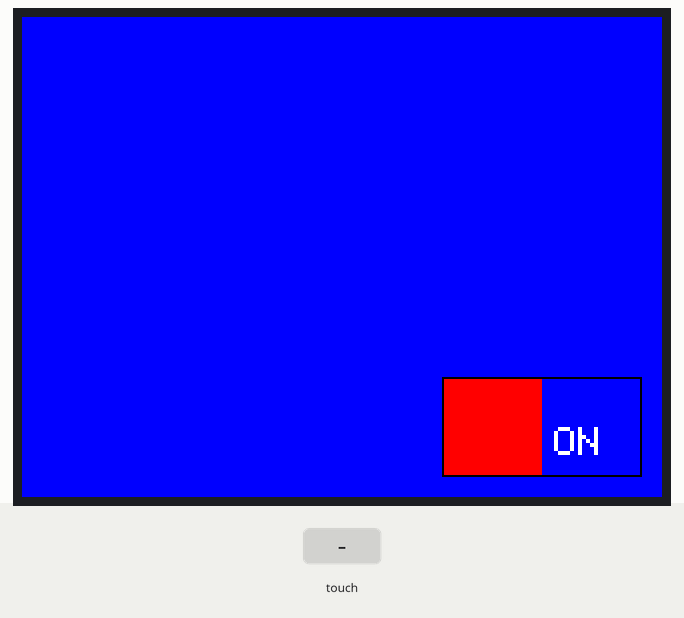
The sketch below on a simulated Arduino Uno, built with avr-gcc and run on an emulated ATmega328P. Parts: 320×240 colour display. The inputs (shaded band) are chosen by the test bench. What the sketch prints to the serial monitor is not drawn.

Above: at 1.4 s.
1.5 s: touch panel pressed at 13 % / 90 % of its raw x / y range
At 2.1 s:
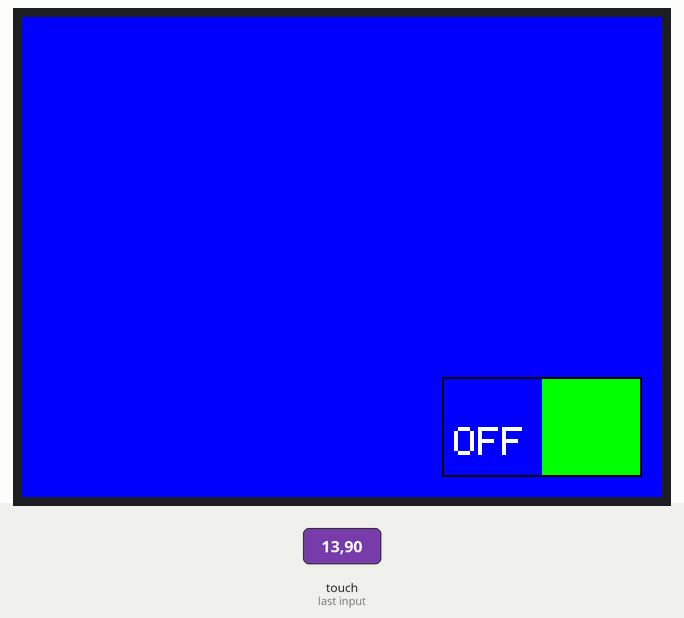
3.0 s: touch panel pressed at 13 % / 70 % of its raw x / y range
At 3.3 s:
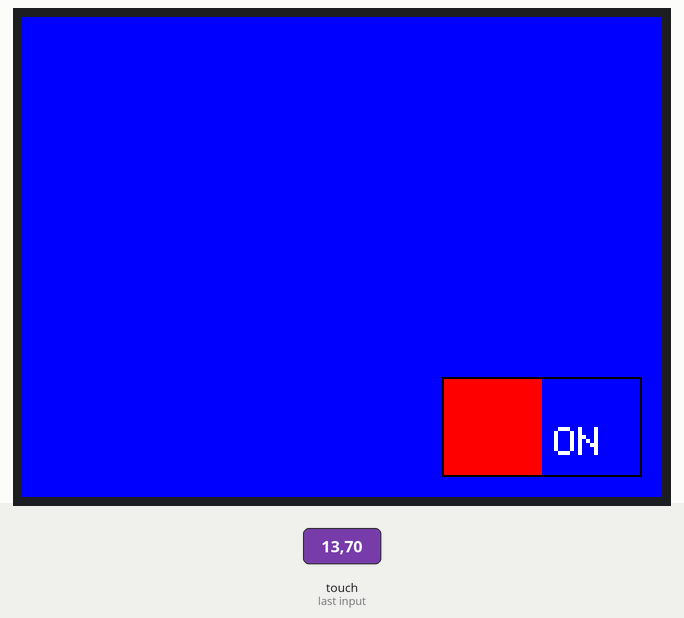
Timing chart, 0 to 6.0 s (numbered marks = the images above; inputs shaded):
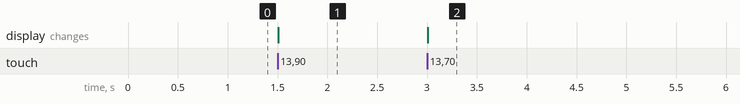

Measured:
- after the input at 1.5 s, the display: changes at once (image 1)
- after the input at 3.0 s, the display: changes at once (image 2)

The sketch:

onoffbutton.ino
```cpp
//This example implements a simple sliding On/Off button. The example
// demonstrates drawing and touch operations.
//
//Thanks to Adafruit forums member Asteroid for the original sketch!
//
#include <Adafruit_GFX_AS.h>
#include <SPI.h>
#include <Adafruit_ILI9341_STM.h>
#include <Adafruit_STMPE610.h>

// This is calibration data for the raw touch data to the screen coordinates
#define TS_MINX 150
#define TS_MINY 130
#define TS_MAXX 3800
#define TS_MAXY 4000

#define STMPE_CS 8
Adafruit_STMPE610 ts = Adafruit_STMPE610(STMPE_CS);
#define TFT_CS 10
#define TFT_DC 9
Adafruit_ILI9341_STM tft = Adafruit_ILI9341_STM(TFT_CS, TFT_DC);

boolean RecordOn = false;

#define FRAME_X 210
#define FRAME_Y 180
#define FRAME_W 100
#define FRAME_H 50

#define REDBUTTON_X FRAME_X
#define REDBUTTON_Y FRAME_Y
#define REDBUTTON_W (FRAME_W/2)
#define REDBUTTON_H FRAME_H

#define GREENBUTTON_X (REDBUTTON_X + REDBUTTON_W)
#define GREENBUTTON_Y FRAME_Y
#define GREENBUTTON_W (FRAME_W/2)
#define GREENBUTTON_H FRAME_H

void drawFrame()
{
  tft.drawRect(FRAME_X, FRAME_Y, FRAME_W, FRAME_H, ILI9341_BLACK);
}

void redBtn()
{
  tft.fillRect(REDBUTTON_X, REDBUTTON_Y, REDBUTTON_W, REDBUTTON_H, ILI9341_RED);
  tft.fillRect(GREENBUTTON_X, GREENBUTTON_Y, GREENBUTTON_W, GREENBUTTON_H, ILI9341_BLUE);
  drawFrame();
  tft.setCursor(GREENBUTTON_X + 6 , GREENBUTTON_Y + (GREENBUTTON_H/2));
  tft.setTextColor(ILI9341_WHITE);
  tft.setTextSize(2);
  tft.println("ON");
  RecordOn = false;
}

void greenBtn()
{
  tft.fillRect(GREENBUTTON_X, GREENBUTTON_Y, GREENBUTTON_W, GREENBUTTON_H, ILI9341_GREEN);
  tft.fillRect(REDBUTTON_X, REDBUTTON_Y, REDBUTTON_W, REDBUTTON_H, ILI9341_BLUE);
  drawFrame();
  tft.setCursor(REDBUTTON_X + 6 , REDBUTTON_Y + (REDBUTTON_H/2));
  tft.setTextColor(ILI9341_WHITE);
  tft.setTextSize(2);
  tft.println("OFF");
  RecordOn = true;
}

void setup(void)
{
  Serial.begin(9600);
  tft.begin();
  if (!ts.begin()) {
    Serial.println("Unable to start touchscreen.");
  }
  else {
    Serial.println("Touchscreen started.");
  }

  tft.fillScreen(ILI9341_BLUE);
  // origin = left,top landscape (USB left upper)
  tft.setRotation(1);
  redBtn();
}

void loop()
{
  // See if there's any  touch data for us
  if (!ts.bufferEmpty())
  {
    // Retrieve a point
    TS_Point p = ts.getPoint();
    // Scale using the calibration #'s
    // and rotate coordinate system
    p.x = map(p.x, TS_MINY, TS_MAXY, 0, tft.height());
    p.y = map(p.y, TS_MINX, TS_MAXX, 0, tft.width());
    int y = tft.height() - p.x;
    int x = p.y;

    if (RecordOn)
    {
      if((x > REDBUTTON_X) && (x < (REDBUTTON_X + REDBUTTON_W))) {
        if ((y > REDBUTTON_Y) && (y <= (REDBUTTON_Y + REDBUTTON_H))) {
          Serial.println("Red btn hit");
          redBtn();
        }
      }
    }
    else //Record is off (RecordOn == false)
    {
      if((x > GREENBUTTON_X) && (x < (GREENBUTTON_X + GREENBUTTON_W))) {
        if ((y > GREENBUTTON_Y) && (y <= (GREENBUTTON_Y + GREENBUTTON_H))) {
          Serial.println("Green btn hit");
          greenBtn();
        }
      }
    }

    Serial.println(RecordOn);
  }
}
```
